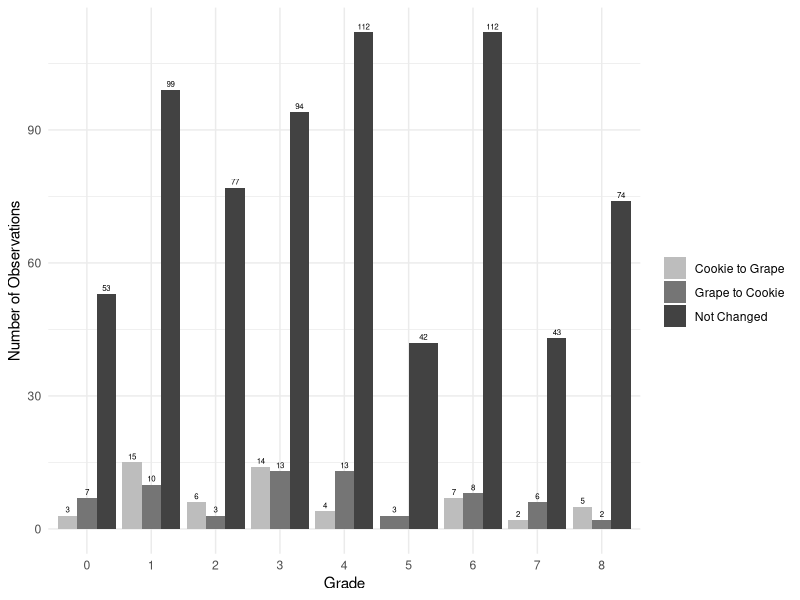
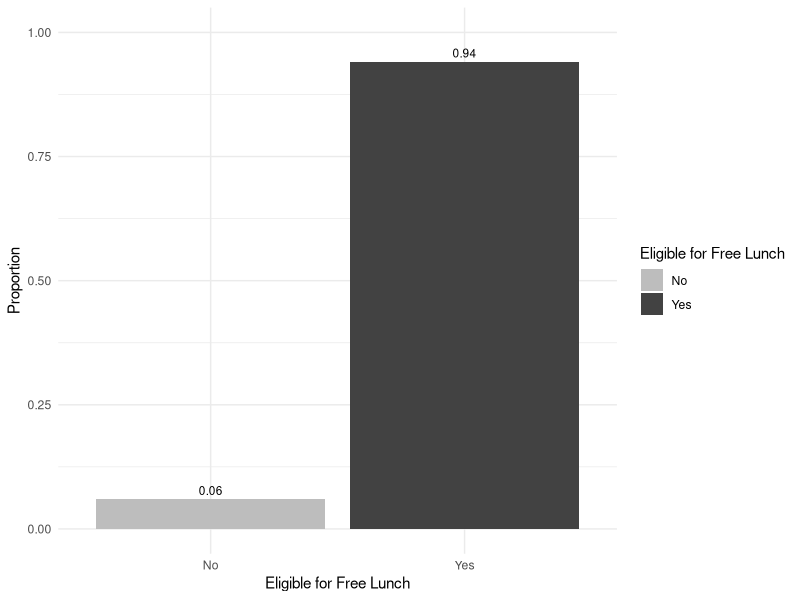
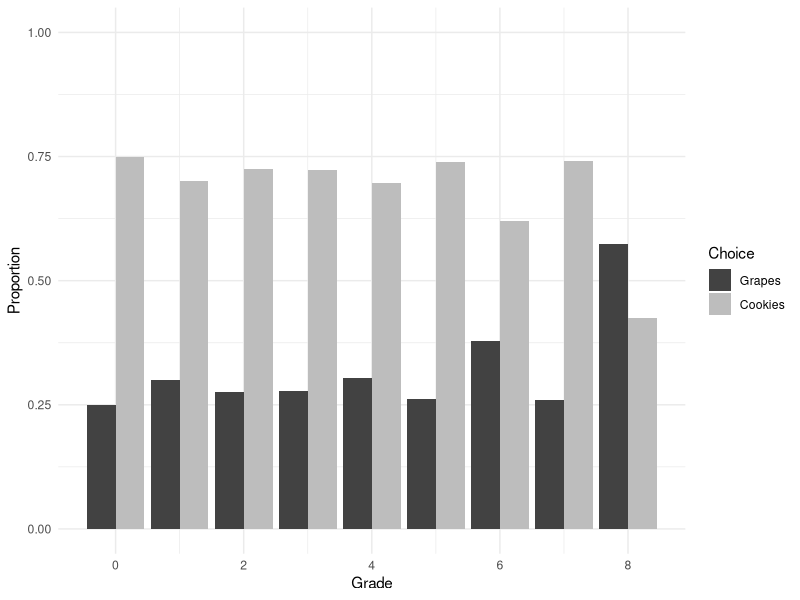
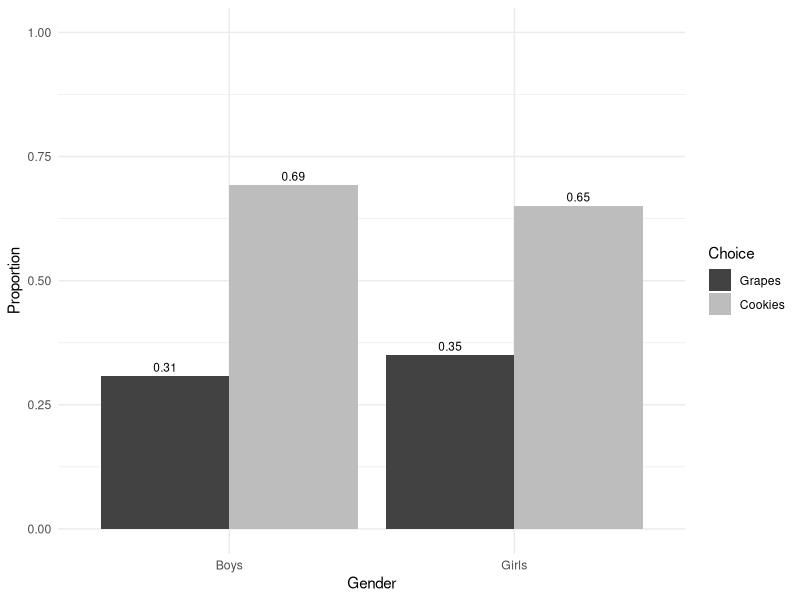

Write R code to recreate these figures, in order. (Note: this script raises an error after producing the figures.)
## ---- chunk 1
#| echo: false
#| include: false
#| warning: false
#| message: false

library(tidyverse)
library(knitr)
library(kableExtra)
library(ggplot2)
library(dplyr)
## ---- chunk 2
#| echo: false
#| include: true
#| warning: false
#| label: tbl-table1
#| tbl-cap: "Summary statistics for the four different public observation: 0% of the card deck is incentivized, 50% of the card deck is incentivized where the student is not incentivized, 50% of the card deck is incentivized where the student is incentivized, and 100% of the card deck is incentivized"


sum_table_wide <-
  read_csv(
    file = "../data/sum_table_wide.csv",
    show_col_types = FALSE
  )

sum_table_final <-
    sum_table_wide |>
      as_tibble() |>
      mutate(state = rownames(sum_table_wide)) |>
      select(Group, Observations, table_size, male, grade, black, hispanic, free)

sum_table_final |>
  kable(
    col.names = c('Group', 'Observations', 'Table Size', 'Percent of boys', 'Grade', 'Black', 'Hispanic', 'Free Lunch'),
    digits = 3
  )

## ---- chunk 3
#| echo: false
#| warning: false
#| label: fig-foodChoices
#| fig-cap: "Students food choices from stage G1 to G2 comparing grape to cookie, cookie to grape, or no change."

food_choices <-
  read_csv(
    file = "../data/food_choices.csv",
    show_col_types = FALSE
  )

# Create a bar plot
ggplot(food_choices, aes(x = as.factor(grade), fill = Switched)) +
  geom_bar(position = "dodge") +
  geom_text(
    aes(label = after_stat(count)),
    stat = "count",
    position = position_dodge(width = 0.9),
    vjust = -0.5, # Adjust the vertical position of the labels
    color = "black",
    size = 2
  ) +
  labs(x = "Grade",
       y = "Number of Observations",
       fill = " ") +
  scale_fill_manual(values = c("Cookie to Grape" = '#BDBDBD',"Grape to Cookie" = '#757575', "Not Changed" = '#424242')) +
  scale_x_discrete(breaks = as.character(0:8)) +
  theme_minimal()

## ---- chunk 4
#| echo: false
#| include: true
#| warning: false
#| label: fig-lunchStatus
#| fig-cap: "Comparing incentivized students choosing grapes if they are eligible or not eligable for the free lunch program"

# Filter data for incentivized students whose grape2 choice was 1
incentivized_grapes <- food_choices |>
  filter(incentive == 1 & grape2 == 1)

# Calculate proportions
proportions <- incentivized_grapes |>
  group_by(free) |>
  summarise(Proportion = n() / nrow(incentivized_grapes))

# Create the bar graph
ggplot(proportions, aes(x = factor(free), y = Proportion, fill = factor(free))) +
  geom_bar(stat = "identity") +
  geom_text(aes(label = round(Proportion, 2)), 
            position = position_dodge(width = 0.9), 
            vjust = -0.5, # Adjust the vertical position of the labels
            color = "black",
            size = 3) +
  labs(x = "Eligible for Free Lunch",
       y = "Proportion",
       fill = "Eligible for Free Lunch") +
  scale_fill_manual(values = c('#BDBDBD', '#424242'), labels = c("No", "Yes")) +
  scale_x_discrete(labels = c("0" = "No", "1" = "Yes")) +  # Adjust x-axis labels  
  scale_y_continuous(limits = c(0, 1)) +  # Set y-axis limits  
  theme_minimal()

## ---- chunk 5
#| echo: false
#| include: true
#| warning: false
#| label: fig-grade
#| fig-cap: "Comparing incentivized students choosing grapes or cookies by the students grade"

# Filter data for incentivized students
incentivized_students <- food_choices |>
  filter(incentive == 1)

# Calculate proportions of students choosing grapes and cookies for each grade
proportions <- incentivized_students |>
  group_by(grade) |>
  summarise(
    grapes_proportion = mean(grape2 == 1),
    cookies_proportion = mean(grape2 == 0)
  )

# Reshape the data from wide to long format for plotting
proportions_long <- proportions |>
  tidyr::pivot_longer(cols = c(grapes_proportion, cookies_proportion),
                      names_to = "choice",
                      values_to = "proportion")

# Create the bar chart
ggplot(proportions_long, aes(x = grade, y = proportion, fill = choice)) +
  geom_bar(stat = "identity", position = "dodge") +
  labs(x = "Grade",
       y = "Proportion",
       fill = "Choice") +
  scale_fill_manual(values = c("grapes_proportion" = '#BDBDBD', "cookies_proportion" = '#424242'),
                    labels = c("Grapes", "Cookies")) +
  ylim(0,1) +
  theme_minimal()

## ---- chunk 6
#| echo: false
#| include: true
#| warning: false
#| label: fig-gender
#| fig-cap: "Comparing incentivized students choosing grapes or cookies by the students gender"

# Filter data for incentivized students
incentivized_students <- food_choices |>
  filter(incentive == 1)

# Calculate proportions of students choosing grapes and cookies for each gender
proportions <- incentivized_students |>
  group_by(male) |>
  summarise(
    grapes_proportion = mean(grape2 == 1),
    cookies_proportion = mean(grape2 == 0)
  )

# Normalize proportions to ensure they sum up to 1 for each gender
proportions <- proportions |>
  mutate(
    total_proportion = grapes_proportion + cookies_proportion,
    grapes_proportion = grapes_proportion / total_proportion,
    cookies_proportion = cookies_proportion / total_proportion
  )

# Reshape the data from wide to long format for plotting
proportions_long <- proportions |>
  tidyr::pivot_longer(cols = c(grapes_proportion, cookies_proportion),
                      names_to = "choice",
                      values_to = "proportion")

# Rename gender values for better visualization
proportions_long$male <- ifelse(proportions_long$male == 1, "Boys", "Girls")

# Create the bar graph
ggplot(proportions_long, aes(x = male, y = proportion, fill = choice)) +
  geom_bar(stat = "identity", position = "dodge") +
  geom_text(aes(label = round(proportion, 2)), # Display proportion rounded to 2 decimal places
            position = position_dodge(width = 0.9), 
            vjust = -0.5, # Adjust the vertical position of the labels
            color = "black",
            size = 3) +
  labs(x = "Gender",
       y = "Proportion",
       fill = "Choice") +
  scale_fill_manual(values = c("grapes_proportion" = '#BDBDBD', "cookies_proportion" = '#424242'),
                    labels = c("Grapes", "Cookies")) +
  ylim(0,1) +
  theme_minimal()

## ---- chunk 7
#| echo: false
#| include: true
#| warning: false
#| label: fig-publicNoIncentive
#| fig-cap: "Comparing the proportion of students in the public group who recieved no incentive and whether or not they stayed with their initil choice of cookie or grape or if they switched."

public_incentives <- food_choices|>
  filter(table_incentive_pr == 0)

num_samples <- length(public_incentives$Stayed)

public_incentives <- public_incentives|>
  group_by(Stayed)|>
  summarise(prop = length(Stayed)/num_samples)

# Create the bar graph
ggplot(public_incentives, aes(x = Stayed, y = prop, fill = Stayed)) +
  geom_col() +
  geom_text(aes(label = round(prop, 2)), 
            position = position_dodge(width = 0.9), 
            vjust = -0.5, # Adjust the vertical position of the labels
            color = "black",
            size = 3) +
  labs(x = "Choice",
       y = "Proportion") +
  scale_fill_manual(values = c("Changed" = '#BDBDBD', "Stayed Cookie" = '#757575', "Stayed Grape" = '#424242')) +
  ylim(0,0.5) +
  theme_minimal()

## ---- chunk 8
#| echo: false
#| include: true
#| warning: false
#| label: fig-publicIncentive
#| fig-cap: "Comparing the proportion of students in the public group who recieved an incentive and whether or not they stayed with their initil choice of cookie or grape or if they switched."

public_no_incentives <- food_choices|>
  filter(table_incentive_pr == 1)

num_samples <- length(public_no_incentives$Stayed)

public_no_incentives <- public_no_incentives|>
  group_by(Stayed)|>
  summarise(prop = length(Stayed)/num_samples)

# Create the bar graph
ggplot(public_no_incentives, aes(x = Stayed, y = prop, fill = Stayed)) +
  geom_col() +
    geom_text(aes(label = round(prop, 2)), 
            position = position_dodge(width = 0.9), 
            vjust = -0.5, # Adjust the vertical position of the labels
            color = "black",
            size = 3) +
  labs(x = "Choice",
       y = "Proportion") +
  scale_fill_manual(values = c("Changed" = '#BDBDBD', "Stayed Cookie" = '#757575', "Stayed Grape" = '#424242')) +
  ylim(0,0.6) +
  theme_minimal()
